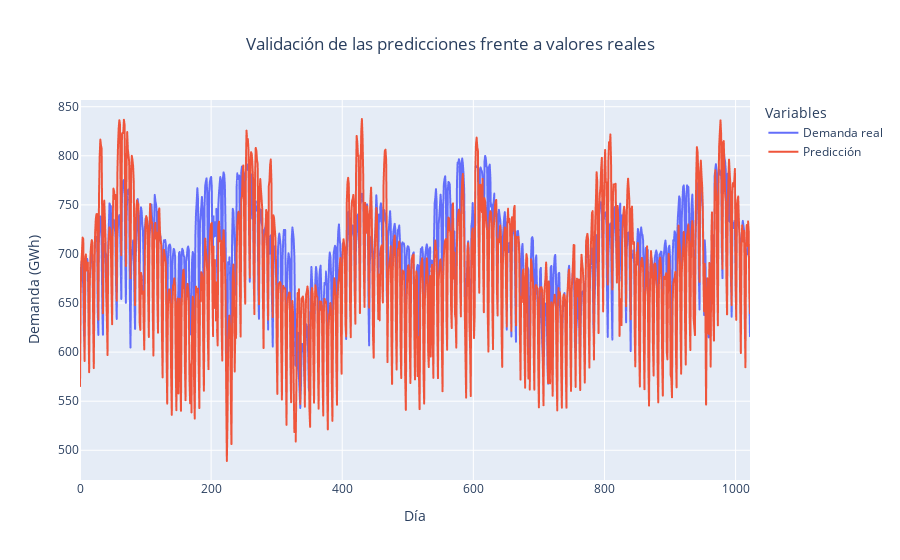

The notebook cell this image was saved under:
### Code cell
fig_val_rnn_1s = plot_validation(target_1s, pred_1s)
fig_val_rnn_1s.show()

### Figure 1 — Plotly figure (JSON) as saved in the notebook; plotly's stock layout.template omitted (floating-point values rounded to 4 significant figures; data arrays with more than 128 entries replaced by an {"elided": "..."} marker saying what was removed)
{"data": [{"hovertemplate": "variable=wide_variable_0<br>Día=%{x}<br>Demanda (GWh)=%{y}<extra></extra>", "legendgroup": "wide_variable_0", "line": {"color": "#636efa", "dash": "solid"}, "marker": {"symbol": "circle"}, "mode": "lines", "name": "Demanda real", "showlegend": true, "type": "scattergl", "x": {"elided": "1023 int values"}, "xaxis": "x", "y": {"elided": "1023 float values"}, "yaxis": "y"}, {"hovertemplate": "variable=wide_variable_1<br>Día=%{x}<br>Demanda (GWh)=%{y}<extra></extra>", "legendgroup": "wide_variable_1", "line": {"color": "#EF553B", "dash": "solid"}, "marker": {"symbol": "circle"}, "mode": "lines", "name": "Predicción", "showlegend": true, "type": "scattergl", "x": {"elided": "1023 int values"}, "xaxis": "x", "y": {"elided": "1023 float values"}, "yaxis": "y"}], "layout": {"legend": {"title": {"text": "Variables"}, "tracegroupgap": 0}, "title": {"text": "Validación de las predicciones frente a valores reales", "x": 0.5}, "xaxis": {"anchor": "y", "domain": [0, 1], "title": {"text": "Día"}}, "yaxis": {"anchor": "x", "domain": [0, 1], "title": {"text": "Demanda (GWh)"}}}}
